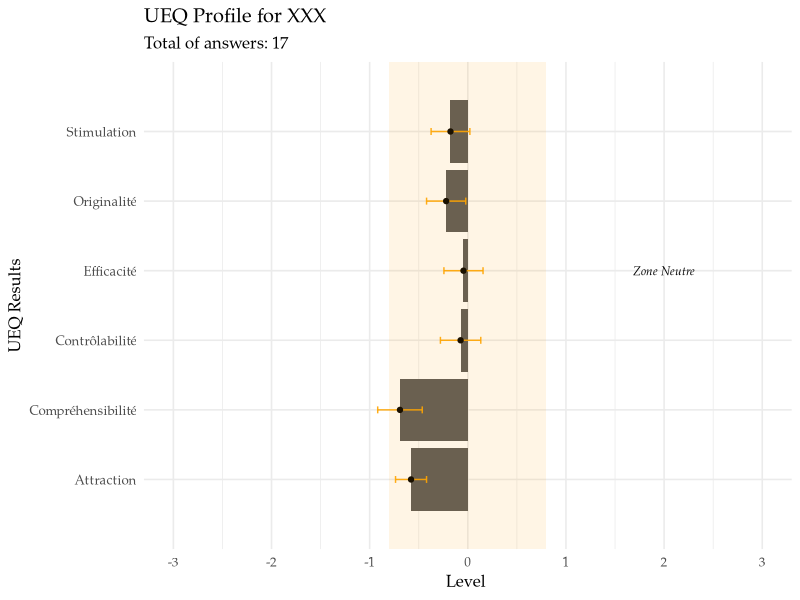
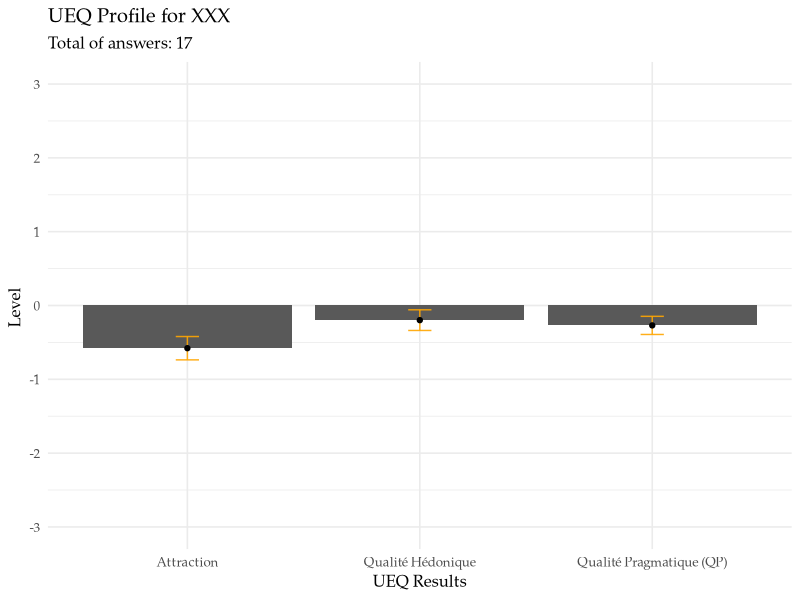
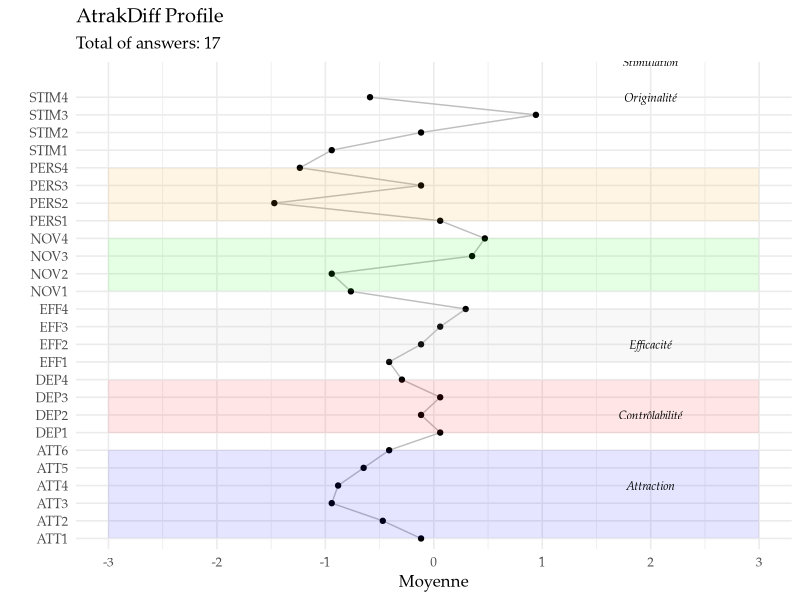

Generate these figures, in order, with R:
# ================ AttrakDiff Script for data analysis ================
# Create a reproductible Script that enables the analysis of the AttrakDiff Methodology

# CONTENTS
#   1. Reading the Excel/CSV Data
#   2. Treating CSV Data
#   3. Making the Tables and the Graphics
#   4. Introduce the results in Rmarkdown table.


# KEY PACKAGES
## Install those now if you do not have the latest versions. ----
#install.packages("tidyverse")  # Tidyverse approach for Data science
#install.packages("readxl")


## Load the packages ----
library(tidyverse) # Data Science Tools
library(readxl)  # Read a Excel File


#  1. Reading the CSV Data ----
UEQ <- read_csv('data/2023/UEQ/F.csv')

## Quantity of participants
total <- nrow(UEQ)

## Obtaining the names of the columns
names(UEQ)


#  2. Treating CSV Data ----
## 2.1 Change the Participants ----
UEQ <- UEQ %>% mutate( Participant = paste(LETTERS[1 : total])) # Approach 1
UEQ$Participant <- paste(LETTERS[1 : total]) # Approach 2

names(UEQ)


## Pivot_longer() to arrange each variable
data <-
   UEQ %>% pivot_longer(cols = c(EFF1 : ATT6),
                               names_to = "Variables",
                               values_to = "Answers")


##. 2.2 Changing the scale of the certains answers ----
### Reading the Excel for the Parameters  
onglets <- excel_sheets("data/Parameters.xlsx") # Identify the onglets

# Reading all table
Parameters_UEQ <- 
   read_excel(path = "data/Parameters.xlsx", sheet = onglets[2] )


### Inversing the Scale
toInvert <- 
   c("EFF1", "EFF4",
     "PERS2", "PERS4",
     "DEP3", "DEP4",
     "STIM1", "STIM4",
     "NOV1",  "NOV2", 
     "ATT2", "ATT5", "ATT6")

toInvert <- Parameters_UEQ %>% filter(Inversion == "Yes") %>% pull(Variables)

### Changing the sign of the answers : Approach Explicit
data <-
   data %>% mutate(
      Final_value =
         case_when(
            Variables %in% toInvert ~ as.numeric(Answers)*(-1),
            TRUE ~ Answers
         )
   )




## 2.3 Groups of the Dimmensions ----
data <-
   data %>% left_join(Parameters_UEQ, by = "Variables")




#  3. Graphic I ----
## 3.1 Calculating the mean values and the error
Table_I <-
   data %>%
   group_by(Scale) %>%
   summarise(Moyenne = mean(Final_value),
             Std = sd(Final_value),
             Se = Std / sqrt(length(Final_value)))


Graph_I <-
   Table_I %>%
   ggplot() +
   aes(x= Scale, y=Moyenne) +
   geom_bar(stat = "identity") +
   geom_errorbar( aes(x=Scale, 
                      ymin = Moyenne - Se,
                      ymax = Moyenne + Se ),
                  width=0.1, colour="orange", alpha=0.9, size=0.5) +
   geom_point() +
   coord_flip() +
   scale_x_discrete( name = "UEQ Results") +
   scale_y_continuous(limits = c(-3,3), breaks = c(-3:3)) +
   annotate("rect", ymin=c(-0.8), ymax=c(0.8),
            xmin=c(0), xmax=c(7),
            alpha = .1 , fill = c("orange")) +
   ggplot2::annotate("text",
                     y = c(2),
                     x = c(4),
                     label = c("Zone Neutre"),
                     family = "Palatino", fontface = 3, size=3) +
   labs(x = "",
        y = "Level ",
        title = "UEQ Profile for XXX",
        subtitle = paste("Total of answers:" , total)
   ) +
   theme_minimal(base_size = 12, base_family = "Palatino")

# Saving the File
#ggsave("Figures/UEQ-1.jpg", width = 10, height = 5, dpi="print" )



#  4. Graphic II ----
## 4.1 Grouping the mean values and the error

Parameters_UEQ$Scale %>% as.factor() %>%  levels()
   
data <-
   data %>% mutate(
      Global_scale =
         case_when(
            str_detect(Scale, "Compréhensibilité") ~ "Qualité Pragmatique (QP)",
            str_detect(Scale, "Efficacité") ~ "Qualité Pragmatique (QP)",
            str_detect(Scale, "Contrôlabilité") ~ "Qualité Pragmatique (QP)",
            
            str_detect(Scale, "Originalité") ~ "Qualité Hédonique",
            str_detect(Scale, "Stimulation") ~ "Qualité Hédonique",
            
            str_detect(Scale, "Attraction") ~ "Attraction",
            TRUE ~ "ATTENTION"
         ))


Table_II <-
   data %>%
   group_by(Global_scale) %>%
   summarise(Moyenne = mean(Final_value),
             Std = sd(Final_value),
             Se = Std / sqrt(length(Final_value)))

Graph_II <-
   Table_II %>%
   ggplot() +
   aes(x= Global_scale, y=Moyenne) +
   geom_bar(stat = "identity") +
   geom_errorbar( aes(x=Global_scale, 
                      ymin = Moyenne - Se,
                      ymax = Moyenne + Se ),
                  width=0.1, colour="orange", alpha=0.9, size=0.5) +
   geom_point() +
   #coord_flip() +
   scale_x_discrete( name = "UEQ Results") +
   scale_y_continuous(limits = c(-3,3), breaks = c(-3:3)) +
   # annotate("rect", ymin=c(-0.8), ymax=c(0.8),
   #          xmin=c(0), xmax=c(7),
   #          alpha = .1 , fill = c("orange")) +
   # ggplot2::annotate("text",
   #                   y = c(2),
   #                   x = c(4),
   #                   label = c("Zone Neutre"),
   #                   family = "Palatino", fontface = 3, size=3) +
   labs(x = "",
        y = "Level ",
        title = "UEQ Profile for XXX",
        subtitle = paste("Total of answers:" , total)
   ) +
   theme_minimal(base_size = 12, base_family = "Palatino")

# Saving the File
#ggsave("Figures/UEQ-2.jpg", width = 10, height = 5, dpi="print" )


#  5. Graphic III ----
## 4.1 Grouping the mean values and the error

## 4. Graphic II ----

Table_III <- 
   data %>% 
   group_by( Variables ) %>%
   summarise( Moyenne = mean(Final_value))

Parameters_UEQ$Scale %>% as.factor() %>% levels()

Graph_III <-
   Table_III %>%
   ggplot() + 
   aes(x = Variables, y=Moyenne, group =1) + 
   geom_line( color="grey" ) +
   geom_point() +
   scale_y_continuous(name="Moyenne", breaks=seq(-3,3,1), limits=c(-3, 3))+
   # scale_x_discrete(name="Items", 
   #                  labels= c())+
   coord_flip() +
   annotate("rect", xmin=c(1,7,11,15, 19), xmax=c(6,10,14,18, 22),
            ymin=rep(-3,5), ymax=rep(3, 5),
            alpha = .1 , fill = c("blue", "red", "grey","green", "orange")) +
   ggplot2::annotate("text",
                     y = c(2, 2, 2, 2, 2),
                     x = c(4, 8, 12, 26, 28),
                     label = c("Attraction",
                               "Contrôlabilité",
                               "Efficacité",
                               "Originalité",
                               "Stimulation"
                               ),
                     family = "Palatino", fontface = 3, size=3) +
   theme_minimal(base_size = 12, base_family = "Palatino") +
   labs(x = "",
        y = "Level ",
        title = "AtrakDiff Profile",
        subtitle = paste("Total of answers:" , total ) ) +
   theme(
      legend.position = "right",
      panel.border = element_blank(),
      panel.spacing = unit(0.1, "lines"),
      strip.text.x = element_text(size = 18, family = "Palatino")
   )

# Saving the File
#ggsave("Figures/AttrakDiff-2.jpg", width = 5, height = 7, dpi="print" )


